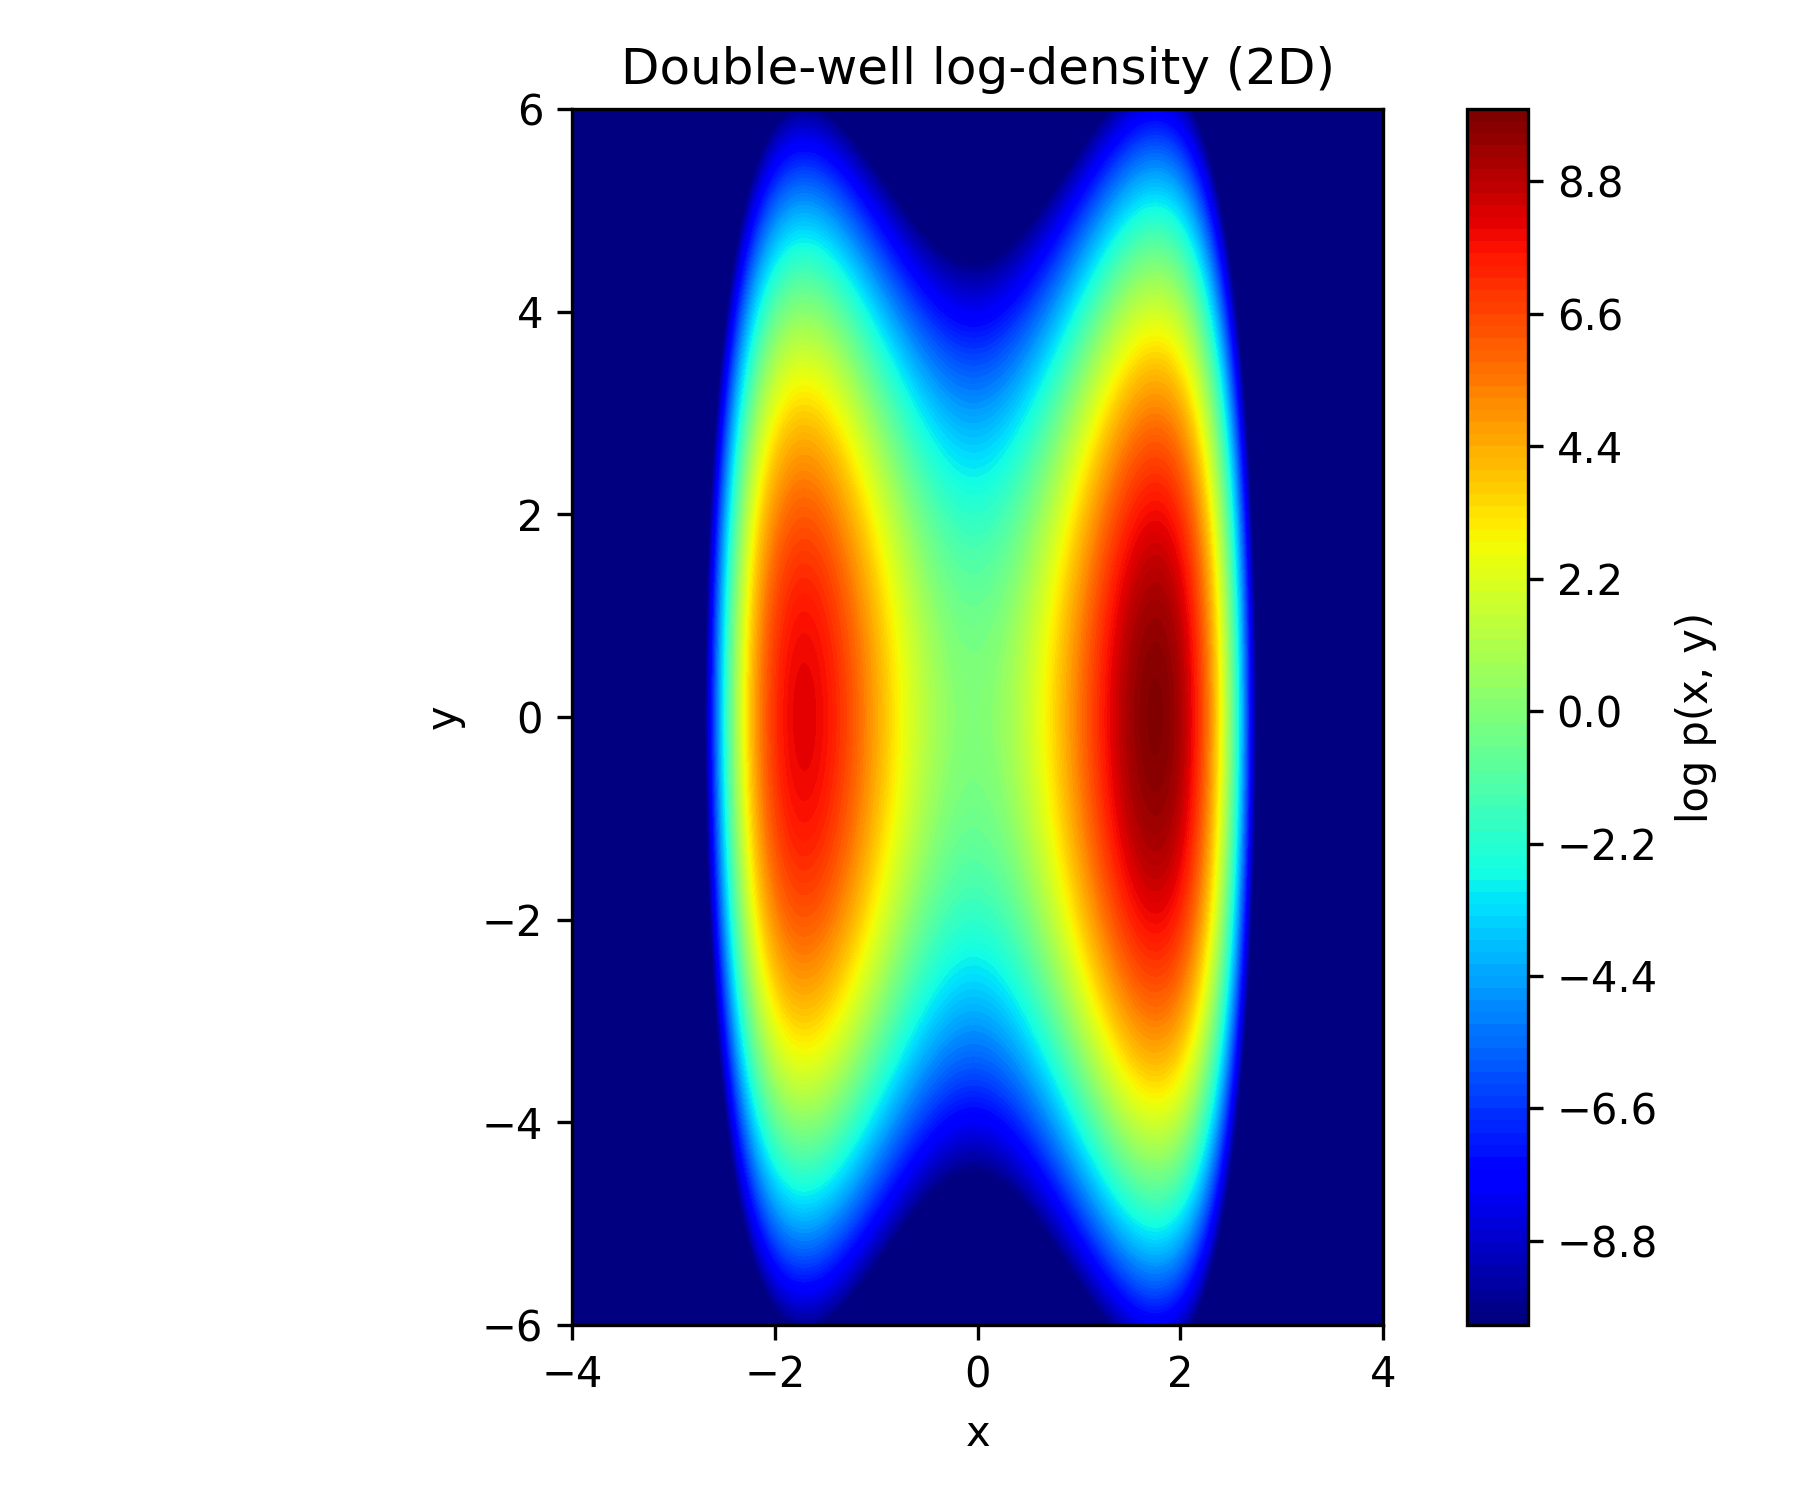

This figure's Python source:
"""Plot the 2D double-well log-density."""

from pathlib import Path

import jax.numpy as jnp
import matplotlib.pyplot as plt
import numpy as np

from jax_pdf import DoubleWell

dw = DoubleWell(n_dims=2)

x = np.linspace(-4.0, 4.0, 400)
y = np.linspace(-6.0, 6.0, 400)
X, Y = np.meshgrid(x, y)
points = jnp.stack([X.ravel(), Y.ravel()], axis=-1)

log_p = np.array(dw(points)).reshape(X.shape)

vmax = log_p.max()
Z = np.clip(log_p, vmax - 20, vmax)

fig, ax = plt.subplots(figsize=(6, 5))
cf = ax.contourf(X, Y, Z, levels=100, cmap="jet", vmin=vmax - 20, vmax=vmax)
fig.colorbar(cf, ax=ax, label="log p(x, y)")

ax.set_xlabel("x")
ax.set_ylabel("y")
ax.set_title("Double-well log-density (2D)")
ax.set_aspect("equal")

fig.tight_layout()
output_path = Path(__file__).with_name("double_well_density.png")
fig.savefig(output_path, dpi=300)
print(f"Saved {output_path}")
